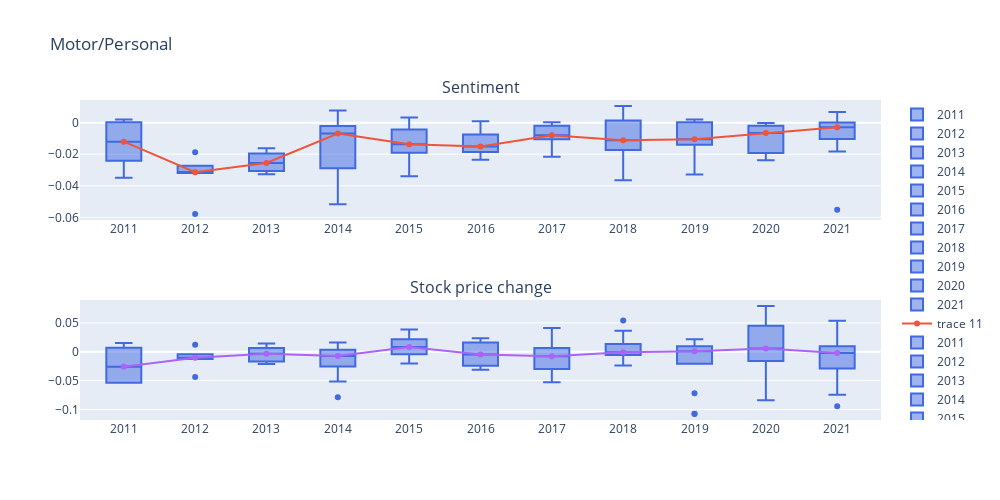
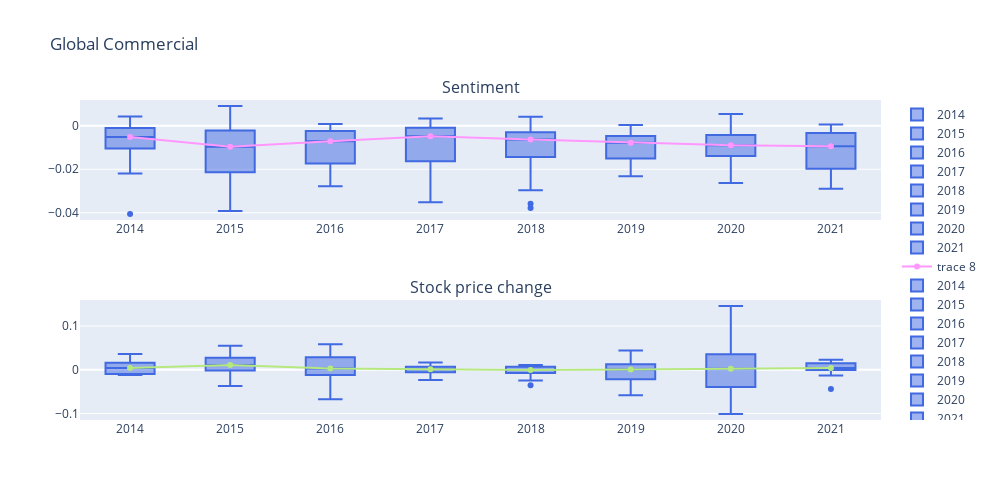

Source (notebook cell) for these figures, in order:
### Markdown cell above
# Big group, setting day

### Code cell
def plot_group(num, day):
    df_2 = sentiment_analysis_df_with_price.drop(['company_name','file_name','Close','D0'], axis = 1)
    df_2['year']=df_2['date'].apply(lambda r: r[:4])
    ctg_list = df_2['Group'].unique().tolist()
    df_motor = df_2[df_2['Group']==ctg_list[num]].sort_values(by='year')
    print(ctg_list[num])
    print(df_motor['ticker'].unique())

    fig = make_subplots(rows=2, cols=1,subplot_titles=("Sentiment", "Stock price change"))

    year = df_motor['year'].unique()
    median_list_sentiment = []

    for y in year :
        y_value = df_motor[df_motor['year']==y]['WA_sentiment']
        median_val = np.median(y_value)
        median_list_sentiment.append(median_val)
        fig.add_trace(go.Box(y=y_value, name=y, marker_color='royalblue'),
                        row=1, col=1)
    fig.add_trace(
        go.Scatter(
            x=year,
            y=median_list_sentiment
        ),
        row=1, col=1
        )

    # second plot
    median_list_prc = []
    for y in year :
        y_value = df_motor[df_motor['year']==y][day]
        median_val = np.median(y_value)
        median_list_prc.append(median_val)
        fig.add_trace(go.Box(y=y_value, name=y, marker_color='royalblue'),
                        row=2, col=1)
    fig.add_trace(
        go.Scatter(
            x=year,
            y=median_list_prc
        ),
        row=2, col=1
        )

    fig.update_layout(height=500, width=1000, title = ctg_list[num])

    fig.show()

for i in range(10):
    plot_group(i,'D+2')

### Figure 1 — Plotly figure (JSON) as saved in the notebook; plotly's stock layout.template omitted (floating-point values rounded to 4 significant figures)
{"data": [{"marker": {"color": "royalblue"}, "name": "2011", "type": "box", "xaxis": "x", "y": [-0.02051, 0.001994, -0.01203, -0.0003194, -0.03486], "yaxis": "y"}, {"marker": {"color": "royalblue"}, "name": "2012", "type": "box", "xaxis": "x", "y": [-0.03194, -0.01875, -0.031, -0.02734, -0.05789, -0.03191], "yaxis": "y"}, {"marker": {"color": "royalblue"}, "name": "2013", "type": "box", "xaxis": "x", "y": [-0.03274, -0.01954, -0.01626, -0.0307, -0.02609, -0.02507], "yaxis": "y"}, {"marker": {"color": "royalblue"}, "name": "2014", "type": "box", "xaxis": "x", "y": [0.001746, -0.02247, -0.03651, -0.006896, -0.009428, 0.007783, -0.005713, -0.002307, -0.03102, -0.002137, -0.05167], "yaxis": "y"}, {"marker": {"color": "royalblue"}, "name": "2015", "type": "box", "xaxis": "x", "y": [-0.005362, -0.02149, -0.02965, -0.03392, -0.01407, -0.01657, -0.01337, -0.005322, -0.002219, 0.003229, -0.003271, -0.01596], "yaxis": "y"}, {"marker": {"color": "royalblue"}, "name": "2016", "type": "box", "xaxis": "x", "y": [-0.01988, -0.009137, -0.01803, -0.01755, -0.007444, -0.01261, -0.02351, -0.0185, -0.0201, -0.004999, 0.0009529, -2.487e-05, -0.01067, -0.01862], "yaxis": "y"}, {"marker": {"color": "royalblue"}, "name": "2017", "type": "box", "xaxis": "x", "y": [-0.008387, -0.007276, -0.006806, -0.02165, -0.009843, -0.01891, -0.01129, -0.01079, 0.0002245, -0.00953, -0.008035, -0.0004862, -0.0002746, -0.00022, -0.006192], "yaxis": "y"}, {"marker": {"color": "royalblue"}, "name": "2018", "type": "box", "xaxis": "x", "y": [-0.009652, -0.02505, -0.008085, 0.009201, 0.001245, -0.02617, 0.01056, -0.01512, -0.03647, 0.001814, 0.006261, -0.008265, -0.01673, -0.01688, -0.01122, -0.01736, -0.01739], "yaxis": "y"}, {"marker": {"color": "royalblue"}, "name": "2019", "type": "box", "xaxis": "x", "y": [0.002062, 0.0002161, 0.0002526, -0.002357, -0.01723, -0.02208, -0.01345, -0.0119, -0.0328, 0.0004283, -0.01116, 6.732e-05, -0.009711, -0.01405], "yaxis": "y"}, {"marker": {"color": "royalblue"}, "name": "2020", "type": "box", "xaxis": "x", "y": [-0.0239, -0.01509, -0.0005083, -0.01112, -0.0001388, -0.01923, -0.006645, -0.002077, -0.001106, -0.006336, -0.002017, -0.01988, -0.02183, -0.003366], "yaxis": "y"}, {"marker": {"color": "royalblue"}, "name": "2021", "type": "box", "xaxis": "x", "y": [0.006093, 0.001606, 0.006711, -0.003493, -0.0109, -0.0008764, -0.002466, -0.01829, -0.05524, -0.01035, -0.006696, 7.627e-05, -0.009308, 0.006553, -0.001862, -0.003478, -0.01405, -0.0005716], "yaxis": "y"}, {"type": "scatter", "x": ["2011", "2012", "2013", "2014", "2015", "2016", "2017", "2018", "2019", "2020", "2021"], "xaxis": "x", "y": [-0.01203, -0.03146, -0.02558, -0.006896, -0.01372, -0.01508, -0.008035, -0.01122, -0.01044, -0.00649, -0.002972], "yaxis": "y"}, {"marker": {"color": "royalblue"}, "name": "2011", "type": "box", "xaxis": "x2", "y": [0.01511, -0.02587, -0.05352, -0.05352, 0.004444], "yaxis": "y2"}, {"marker": {"color": "royalblue"}, "name": "2012", "type": "box", "xaxis": "x2", "y": [-0.01077, -0.04381, -0.004296, -0.0124, -0.01033, 0.01224], "yaxis": "y2"}, {"marker": {"color": "royalblue"}, "name": "2013", "type": "box", "xaxis": "x2", "y": [0.01424, -0.003676, -0.01704, 0.006425, -0.02142, -0.00315], "yaxis": "y2"}, {"marker": {"color": "royalblue"}, "name": "2014", "type": "box", "xaxis": "x2", "y": [0.006884, -0.004977, -0.05134, -0.01858, -0.007203, 0.01603, -0.00241, -0.07895, -0.02772, 0.005703, -0.01966], "yaxis": "y2"}, {"marker": {"color": "royalblue"}, "name": "2015", "type": "box", "xaxis": "x2", "y": [0.03867, -0.02044, 0.002642, 0.02562, 0.009839, 0.01205, 0, 0.006475, -0.009118, 0.02688, 0.01738, -0.008745], "yaxis": "y2"}, {"marker": {"color": "royalblue"}, "name": "2016", "type": "box", "xaxis": "x2", "y": [-0.031, 0.004438, -0.02554, 0.003988, -0.01345, -0.02407, -0.01311, 0.02345, 0.02355, 0.01925, -0.0145, 0.01617, -0.02588, 0.01401], "yaxis": "y2"}, {"marker": {"color": "royalblue"}, "name": "2017", "type": "box", "xaxis": "x2", "y": [-0.05263, -0.05263, 0.04101, -0.04006, -0.005384, -0.01524, -0.01129, -0.03344, 0.02812, -0.01858, 0.001728, 0.007688, -0.007795, 0.02101, 0.003653], "yaxis": "y2"}, {"marker": {"color": "royalblue"}, "name": "2018", "type": "box", "xaxis": "x2", "y": [0.05417, 0.004312, 0.03641, -0.02398, -0.02398, -0.01061, -0.00384, -0.001367, 0.01799, -0.0009297, -0.0009297, -0.001983, 0.01695, 0.004564, 0.001085, 0.01213, -0.01212], "yaxis": "y2"}, {"marker": {"color": "royalblue"}, "name": "2019", "type": "box", "xaxis": "x2", "y": [-0.07197, 0.01655, -0.006782, -0.01179, -0.02098, 0.005747, 0.01888, 0.0006976, 0.005566, -0.1075, 0.02168, -0.1078, 0.00953, 0.001111], "yaxis": "y2"}, {"marker": {"color": "royalblue"}, "name": "2020", "type": "box", "xaxis": "x2", "y": [-0.005405, 0.07925, 0.0452, -0.01612, -0.02789, 0.06648, -0.05531, 0.05623, 0.01684, 0.01759, -0.01142, 0.02612, -0.084, -0.007386], "yaxis": "y2"}, {"marker": {"color": "royalblue"}, "name": "2021", "type": "box", "xaxis": "x2", "y": [-0.01393, -0.07458, 0.009557, -0.002148, 0.006696, -0.02885, 0.01148, 0.05357, -0.09449, -0.004, 0, 0.02065, -0.02944, 0.02272, -0.001908, -0.04277, -0.001705, -0.00358], "yaxis": "y2"}, {"type": "scatter", "x": ["2011", "2012", "2013", "2014", "2015", "2016", "2017", "2018", "2019", "2020", "2021"], "xaxis": "x2", "y": [-0.02587, -0.01055, -0.003413, -0.007203, 0.008157, -0.004561, -0.007795, -0.0009297, 0.0009045, 0.005718, -0.002028], "yaxis": "y2"}], "layout": {"annotations": [{"font": {"size": 16}, "showarrow": false, "text": "Sentiment", "x": 0.5, "xanchor": "center", "xref": "paper", "y": 1, "yanchor": "bottom", "yref": "paper"}, {"font": {"size": 16}, "showarrow": false, "text": "Stock price change", "x": 0.5, "xanchor": "center", "xref": "paper", "y": 0.375, "yanchor": "bottom", "yref": "paper"}], "height": 500, "title": {"text": "Motor/Personal"}, "width": 1000, "xaxis": {"anchor": "y", "domain": [0, 1]}, "xaxis2": {"anchor": "y2", "domain": [0, 1]}, "yaxis": {"anchor": "x", "domain": [0.625, 1]}, "yaxis2": {"anchor": "x2", "domain": [0, 0.375]}}}

### Figure 2 — Plotly figure (JSON) as saved in the notebook; plotly's stock layout.template omitted (floating-point values rounded to 4 significant figures)
{"data": [{"marker": {"color": "royalblue"}, "name": "2014", "type": "box", "xaxis": "x", "y": [-0.01042, -0.00106, -0.002245, -0.0219, -0.04056, -0.001278, -0.003651, -0.01481, -0.01111, -0.008318, -0.006782, -0.002573, 0.003844, -0.000575, -0.009953, -0.0001367, 0.004297, -0.009056], "yaxis": "y"}, {"marker": {"color": "royalblue"}, "name": "2015", "type": "box", "xaxis": "x", "y": [-0.009643, -0.001767, -0.0007627, -0.002031, -0.009709, -0.01221, -0.002227, -0.002481, -0.01908, -0.01812, -0.03923, -0.02716, -0.005908, -0.0006086, -0.02132, -0.02664, -0.002315, -0.0007106, -0.01702, -0.01131, -0.007211, -0.005711, -0.02856, -0.03774, 0.009073, -0.03525], "yaxis": "y"}, {"marker": {"color": "royalblue"}, "name": "2016", "type": "box", "xaxis": "x", "y": [-0.007898, -0.0009916, -0.004016, -0.006292, -0.01771, -0.002386, -0.005091, -0.01754, -0.0001575, -0.01737, 0.0008519, -0.01175, -0.0124, -0.01691, -0.01654, -0.02777, -0.001902, -0.0006666, -0.0222, -0.005356, -0.00397, -0.02222], "yaxis": "y"}, {"marker": {"color": "royalblue"}, "name": "2017", "type": "box", "xaxis": "x", "y": [-0.02842, -0.0184, -0.01414, -0.02464, -0.0008366, -0.01959, -0.0352, -0.003976, -0.007577, -0.01344, -0.01744, -0.0008632, -0.009535, 0.003312, -0.001666, -0.01328, -0.00122, -0.0006889, 0.003194, -0.004864, -0.01707, -0.009666, -0.002249, -0.002588, -0.0001062, 0.003252, -0.001054], "yaxis": "y"}, {"marker": {"color": "royalblue"}, "name": "2018", "type": "box", "xaxis": "x", "y": [-0.004638, -0.01762, -0.004707, -0.006297, -0.0296, -0.03581, -0.0203, -0.01099, 0.0003586, -0.004324, -0.003305, -0.004277, -0.01945, -0.03778, -0.01336, -0.007579, -0.01464, -0.001178, -0.01427, 0.003305, -0.008606, -0.001965, -0.0002382, -0.006033, 0.004093, -0.001315, -0.007281, -0.007034, -0.004393], "yaxis": "y"}, {"marker": {"color": "royalblue"}, "name": "2019", "type": "box", "xaxis": "x", "y": [-0.0007084, -0.008255, -0.02214, 0.0001796, -0.02288, -0.01979, -0.02143, -0.01683, -0.007284, -0.01837, -0.004595, -0.005206, 0.0001381, -0.005042, -0.005396, -0.01288, 0.0003862, -0.01283, -0.00733, -0.01331, -0.004856, -0.006378, -0.01209, -0.01295, -0.01091, -0.001487, -0.00116, -0.02324], "yaxis": "y"}, {"marker": {"color": "royalblue"}, "name": "2020", "type": "box", "xaxis": "x", "y": [0.005355, -0.01866, -0.009005, -0.007202, -0.02627, -0.004141, -0.01116, -0.01378, -0.008189, 0.005092, -0.01396, -0.00465, -0.01517, -0.002514, -0.0088, -0.01517, -0.01015, -0.001275, -0.01229], "yaxis": "y"}, {"marker": {"color": "royalblue"}, "name": "2021", "type": "box", "xaxis": "x", "y": [-0.003046, -0.009305, -0.00163, -0.02898, -0.01962, -0.02112, -0.01045, -0.009424, -0.01918, -0.0183, 0.0005761, -0.00677, -0.007516, -0.003436, 0.0003659, -0.02031, -0.02135], "yaxis": "y"}, {"type": "scatter", "x": ["2014", "2015", "2016", "2017", "2018", "2019", "2020", "2021"], "xaxis": "x", "y": [-0.005216, -0.009676, -0.007095, -0.004864, -0.006297, -0.007793, -0.009005, -0.009424], "yaxis": "y"}, {"marker": {"color": "royalblue"}, "name": "2014", "type": "box", "xaxis": "x2", "y": [-0.0106, -0.009766, 0.004175, 0.004175, 0.004123, 0.004123, 0.01619, -0.01224, 0.0005688, 0.0005688, 0.02879, -0.01197, 0.03601, -0.0106, 0.01969, 0.01969, -0.008949, 0.008003], "yaxis": "y2"}, {"marker": {"color": "royalblue"}, "name": "2015", "type": "box", "xaxis": "x2", "y": [0.02704, 0.02763, 0.005937, 0.006395, 0.004388, -0.001675, -0.001675, -0.02943, -0.02943, 0.05499, 0.02763, 0.03136, -0.03689, 0.02246, 0.02763, 0.005937, 0.0299, 0.03617, 0.007178, 0.01959, 0.01476, 0.004132, -0.001517, -0.001517, 0.01476, 0.0299], "yaxis": "y2"}, {"marker": {"color": "royalblue"}, "name": "2016", "type": "box", "xaxis": "x2", "y": [-0.01218, -0.02418, 0.05813, 0.04925, 0.03519, 0.03563, -0.06734, 0.02838, 0.007087, -0.006842, -0.01001, 0.0007943, -0.02418, 0.0565, 0.01692, 0, 0.0007943, -0.04329, 0.006797, 0.01326, -0.01344, 0.00536], "yaxis": "y2"}, {"marker": {"color": "royalblue"}, "name": "2017", "type": "box", "xaxis": "x2", "y": [0.009745, 0.006505, 0.006505, -0.01088, 0.007731, -0.004956, 0.0125, -0.02345, 0.001288, 0.006317, 0.006317, 0.006317, 0, 0, -0.007756, 0.006997, 0.001157, 0, 0.001157, -0.009297, 0.006997, 0.0121, -0.006084, 0.01026, -0.01389, 0.01628, -0.009604], "yaxis": "y2"}, {"marker": {"color": "royalblue"}, "name": "2018", "type": "box", "xaxis": "x2", "y": [0.01104, 0.006297, -0.002393, -0.002393, -0.007011, -0.01592, 0.008319, 0.008319, -0.03526, 0.01007, 0.01007, 0.01008, -0.011, -0.006604, 0.006618, -0.007309, -0.0143, -0.000637, -0.000637, -0.00133, 0.006618, 0.003148, 0.003148, 0.004435, -0.00133, -0.007309, -0.009284, -0.02438, 0.001757], "yaxis": "y2"}, {"marker": {"color": "royalblue"}, "name": "2019", "type": "box", "xaxis": "x2", "y": [-0.01375, -0.04845, -0.02462, 0.01035, -0.01096, 0.0139, 0.02968, 0.0006374, 0.011, 0.003473, 0.004733, 0.004733, -0.04861, 0.03119, -0.01933, -0.0004566, -0.0004566, 0.01917, 0.0002114, 0.003473, -0.05806, -0.05806, 0.04401, 0.02968, -0.02449, 0.02968, -0.02462, -0.00208], "yaxis": "y2"}, {"marker": {"color": "royalblue"}, "name": "2020", "type": "box", "xaxis": "x2", "y": [-0.1011, 0.02076, 0.04291, -0.01738, 0.04046, -0.06805, -0.05525, -0.01638, -0.04656, -0.001757, 0.03752, -0.005855, 0.01976, 0.002019, 0.05565, 0.01844, 0.02866, -0.04656, 0.1455], "yaxis": "y2"}, {"marker": {"color": "royalblue"}, "name": "2021", "type": "box", "xaxis": "x2", "y": [-0.01329, 0.004175, 0.007329, 0.000494, 0.004221, 0.00453, -0.005686, 0.01513, -0.04395, -0.002998, 0.02304, 0.0002436, 0.01811, 0.0178, 0.01474, 0.002242, 0.0047], "yaxis": "y2"}, {"type": "scatter", "x": ["2014", "2015", "2016", "2017", "2018", "2019", "2020", "2021"], "xaxis": "x2", "y": [0.004123, 0.01097, 0.003077, 0.001288, -0.000637, 0.0004244, 0.002019, 0.004221], "yaxis": "y2"}], "layout": {"annotations": [{"font": {"size": 16}, "showarrow": false, "text": "Sentiment", "x": 0.5, "xanchor": "center", "xref": "paper", "y": 1, "yanchor": "bottom", "yref": "paper"}, {"font": {"size": 16}, "showarrow": false, "text": "Stock price change", "x": 0.5, "xanchor": "center", "xref": "paper", "y": 0.375, "yanchor": "bottom", "yref": "paper"}], "height": 500, "title": {"text": "Global Commercial"}, "width": 1000, "xaxis": {"anchor": "y", "domain": [0, 1]}, "xaxis2": {"anchor": "y2", "domain": [0, 1]}, "yaxis": {"anchor": "x", "domain": [0.625, 1]}, "yaxis2": {"anchor": "x2", "domain": [0, 0.375]}}}
